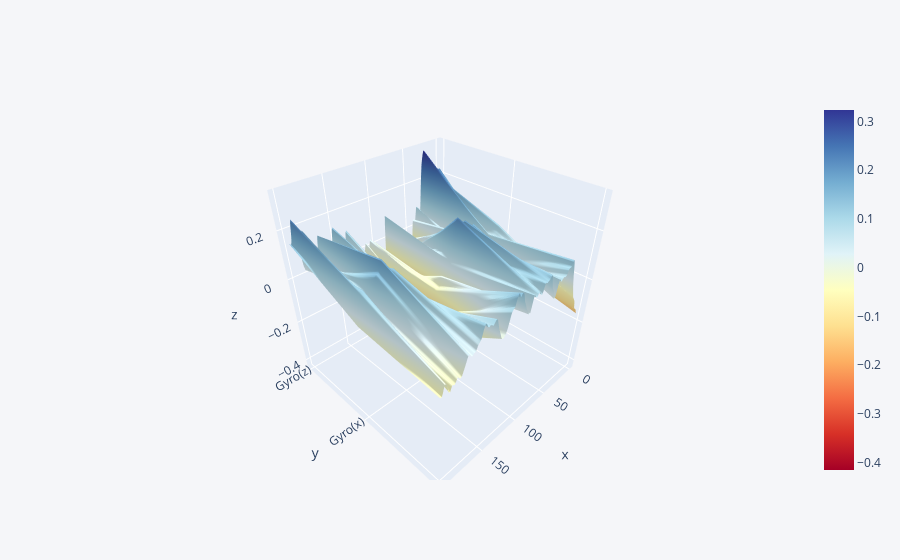

Notebook source saved alongside this figure:
### Code cell
#This is the plot that shows the activities that took place.
Gyro1.iplot(kind='surface', colorscale='rdylbu')

### Figure 1 — Plotly figure (JSON) as saved in the notebook; plotly's stock layout.template omitted (floating-point values rounded to 4 significant figures; data arrays with more than 128 entries replaced by an {"elided": "..."} marker saying what was removed)
{"data": [{"colorscale": [[0, "rgb(165,0,38)"], [0.1, "rgb(215,48,39)"], [0.2, "rgb(244,109,67)"], [0.3, "rgb(253,174,97)"], [0.4, "rgb(254,224,144)"], [0.5, "rgb(255,255,191)"], [0.6, "rgb(224,243,248)"], [0.7, "rgb(171,217,233)"], [0.8, "rgb(116,173,209)"], [0.9, "rgb(69,117,180)"], [1, "rgb(49,54,149)"]], "type": "surface", "x": {"elided": "200 int values"}, "y": ["Gyro(z)", "Gyro(x)", "Gyro(y)"], "z": {"elided": "3x200 float values"}}], "layout": {"legend": {"bgcolor": "#F5F6F9", "font": {"color": "#4D5663"}}, "paper_bgcolor": "#F5F6F9", "plot_bgcolor": "#F5F6F9", "title": {"font": {"color": "#4D5663"}}, "xaxis": {"gridcolor": "#E1E5ED", "showgrid": true, "tickfont": {"color": "#4D5663"}, "title": {"font": {"color": "#4D5663"}, "text": ""}, "zerolinecolor": "#E1E5ED"}, "yaxis": {"gridcolor": "#E1E5ED", "showgrid": true, "tickfont": {"color": "#4D5663"}, "title": {"font": {"color": "#4D5663"}, "text": ""}, "zerolinecolor": "#E1E5ED"}}}
